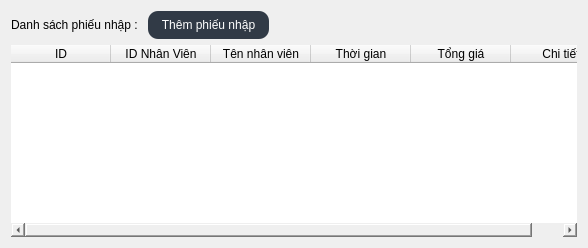
             <widget class="QWidget" name="page">
              <layout class="QGridLayout" name="gridLayout_12">
               <item row="0" column="0">
                <layout class="QHBoxLayout" name="horizontalLayout_16">
                 <item>
                  <layout class="QHBoxLayout" name="horizontalLayout_15">
                   <item>
                    <widget class="QLabel" name="label_16">
                     <property name="text">
                      <string>Danh sách phiếu nhập : </string>
                     </property>
                    </widget>
                   </item>
                   <item>
                    <widget class="QPushButton" name="pushButton_3">
                     <property name="minimumSize">
                      <size>
                       <width>121</width>
                       <height>28</height>
                      </size>
                     </property>
                     <property name="styleSheet">
                      <string notr="true">background-color: #313a46;
color: #fff;
border-radius:10px</string>
                     </property>
                     <property name="text">
                      <string>Thêm phiếu nhập</string>
                     </property>
                    </widget>
                   </item>
                  </layout>
                 </item>
                 <item>
                  <spacer name="horizontalSpacer_12">
                   <property name="orientation">
                    <enum>Qt::Horizontal</enum>
                   </property>
                   <property name="sizeHint" stdset="0">
                    <size>
                     <width>308</width>
                     <height>20</height>
                    </size>
                   </property>
                  </spacer>
                 </item>
                </layout>
               </item>
               <item row="1" column="0">
                <widget class="QTableWidget" name="table_nhap">
                 <property name="styleSheet">
                  <string notr="true">border-radius : 10px;</string>
                 </property>
                 <property name="horizontalScrollMode">
                  <enum>QAbstractItemView::ScrollPerPixel</enum>
                 </property>
                 <column>
                  <property name="text">
                   <string>ID</string>
                  </property>
                 </column>
                 <column>
                  <property name="text">
                   <string>ID Nhân Viên</string>
                  </property>
                 </column>
                 <column>
                  <property name="text">
                   <string>Tên nhân viên</string>
                  </property>
                 </column>
                 <column>
                  <property name="text">
                   <string>Thời gian</string>
                  </property>
                 </column>
                 <column>
                  <property name="text">
                   <string>Tổng giá</string>
                  </property>
                 </column>
                 <column>
                  <property name="text">
                   <string>Chi tiết</string>
                  </property>
                 </column>
                </widget>
               </item>
              </layout>
             </widget>
